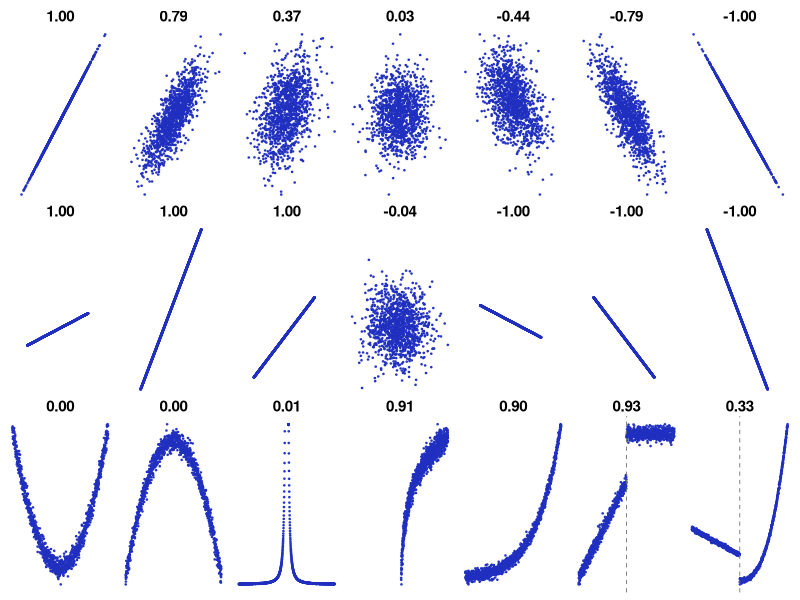

Source code (R):
library(tidyverse)
library(patchwork)

set.seed(123)

n <- 1200

make_linear_noisy <- function(target_r, n = 1200) {
  x <- rnorm(n)
  if (abs(target_r) == 1) {
    y <- target_r * x
  } else {
    y <- target_r * x + sqrt(1 - target_r^2) * rnorm(n)
  }
  tibble(x = x, y = y)
}

make_affine <- function(slope, intercept = 0, n = 1200, noise_sd = 0) {
  x <- seq(-2, 2, length.out = n)
  y <- intercept + slope * x + rnorm(n, sd = noise_sd)
  tibble(x = x, y = y)
}

make_poly_rdd <- function(degree, jump = 0.8, n = 1200, noise_sd = 0.15) {
  x <- runif(n, -2, 2)
  poly_mat <- poly(x, degree, raw = TRUE)
  coeffs <- rnorm(ncol(poly_mat))  # Korrekte Anzahl Koeffizienten
  y <- c(poly_mat %*% coeffs)
  y <- y + if_else(x >= 0, jump, 0) + rnorm(n, sd = noise_sd)
  tibble(x = x, y = y)
}

# Row 1: Linear mit verschiedenen r
row1_targets <- c(1, 0.8, 0.4, 0, -0.4, -0.8, -1)
row1 <- map_dfr(seq_along(row1_targets), \(i) {
  make_linear_noisy(row1_targets[i], n) |>
    mutate(row = 1, col = i)
})

# Row 2: Perfekte positive Korrelationen mit unterschiedlichen Steigungen + r = 0 in Spalte 4
row2_col1 <- make_affine(slope = 0.4, intercept = -0.2, n = n, noise_sd = 0) |>
  mutate(row = 2, col = 1)

row2_col4 <- make_linear_noisy(0, n) |>
  mutate(row = 2, col = 4)

row2_specs <- tribble(
  ~col, ~slope, ~intercept, ~noise_sd,
  2,  2.0,  0.8, 0,
  3,  1.0, -0.6, 0,
  5, -0.4,  0.2, 0,
  6, -1.0, -0.6, 0,
  7, -2.0,  0.8, 0
)

row2_rest <- pmap_dfr(row2_specs, \(col, slope, intercept, noise_sd) {
  make_affine(slope, intercept, n, noise_sd) |>
    mutate(row = 2, col = col)
})

row2 <- bind_rows(row2_col1, row2_rest, row2_col4)

# Row 3: Gewünschte Funktionen und Diskontinuitäten
row3 <- map_dfr(1:7, \(i) {
  df <- switch(
    as.character(i),
    `1` = {
      x <- seq(-2, 2, length.out = n)
      tibble(x = x, y = 1 + x^2 + rnorm(n, sd = 0.15))
    },
    `2` = {
      x <- seq(-2, 2, length.out = n)
      tibble(x = x, y = 1 - x^2 + rnorm(n, sd = 0.15))
    },
    `3` = {
      x <- seq(-2, 2, length.out = n)
      x <- if_else(abs(x) < 0.08, 0.08 * sign(x + 0.1), x)
      tibble(x = x, y = 1 / (x^2) + rnorm(n, sd = 0.15))
    },
    `4` = {
      x <- seq(0.05, 2, length.out = n)
      tibble(x = x, y = 1 + log(x) + rnorm(n, sd = 0.15))
    },
    `5` = {
      x <- seq(-2, 2, length.out = n)
      tibble(x = x, y = 1 + exp(x) + rnorm(n, sd = 0.15))
    },
    `6` = {
      x <- seq(-2, 2, length.out = n)
      y <- if_else(x <= 0, x + 1, 2)
      tibble(x = x, y = y + rnorm(n, sd = 0.08))
    },
    `7` = {
      x <- seq(-2, 2, length.out = n)
      y <- if_else(x <= 0, 2 - x, x^2 + x^3)
      tibble(x = x, y = y + rnorm(n, sd = 0.08))
    }
  )

  df |>
    mutate(row = 3, col = i)
})

plot_df <- bind_rows(row1, row2, row3) |>
  group_by(row, col) |>
  mutate(r = cor(x, y)) |>
  ungroup() |>
  mutate(
    panel_id = (row - 1) * 7 + col,
    panel = factor(panel_id, levels = 1:21),
    r_label = sprintf("%.2f", r)
  )

label_map <- plot_df |>
  distinct(panel, r_label) |>
  arrange(as.integer(panel)) |>
  deframe()

# Hilfsfunktion für eine Zeile
make_row_plot <- function(df, free_y = TRUE, add_vline = FALSE) {
  lbl <- df |>
    distinct(col, r_label) |>
    arrange(col) |>
    mutate(col_f = factor(col, levels = 1:7),
           lab = r_label)

  df2 <- df |>
    mutate(col_f = factor(col, levels = 1:7))

  p <- ggplot(df2, aes(x, y)) +
    geom_point(color = "#1f2fbf", size = 0.25, alpha = 0.9) +
    facet_wrap(
      ~ col_f,
      nrow = 1,
      scales = if (free_y) "free_y" else "fixed",
      labeller = as_labeller(setNames(lbl$lab, lbl$col_f))
    ) +
    theme_void(base_size = 11) +
    theme(
      strip.text = element_text(
        size = 11,        # größer
        face = "bold",    # fett
        margin = margin(b = 2)
      ),
      strip.background = element_blank(),
      panel.spacing = unit(0.4, "lines"),
      panel.background = element_rect(fill = "white", color = NA),
      plot.background = element_rect(fill = "white", color = NA)
    )

  if (add_vline) {
    p <- p + geom_vline(
      data = df2 |> filter(col %in% c(6, 7)),
      mapping = aes(xintercept = 0),
      inherit.aes = FALSE,
      linetype = "dashed",
      color = "grey45",
      linewidth = 0.3
    )
  }

  p
}

p1 <- make_row_plot(plot_df |> filter(row == 1), free_y = TRUE)
p2 <- make_row_plot(plot_df |> filter(row == 2), free_y = FALSE)  # gemeinsame y-Achse
p3 <- make_row_plot(plot_df |> filter(row == 3), free_y = TRUE, add_vline = TRUE)

p <- p1 / p2 / p3
p
